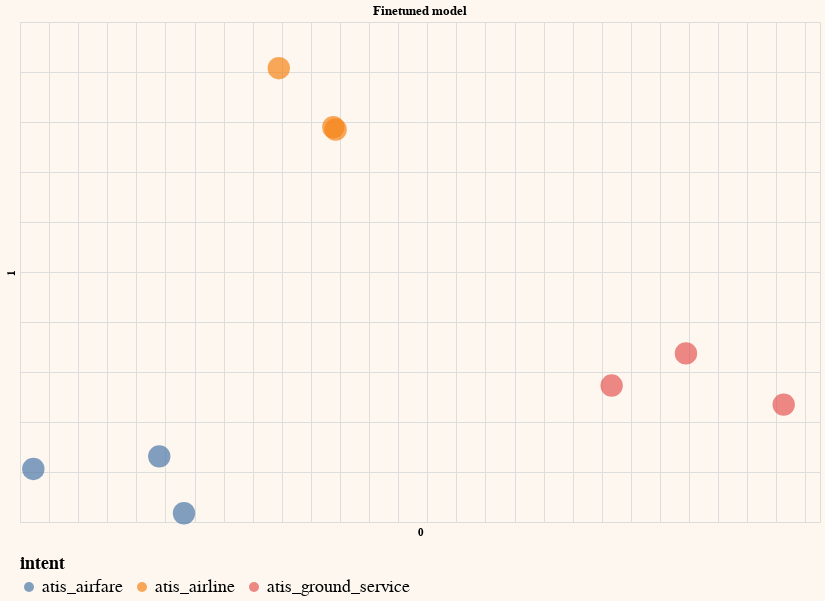

This figure's notebook cell:
### Code cell
# Embed the dataset - use the finetuned model this time
df_ft = df.copy()
df_ft['intent'] = intents

df_ft['query_embeds'] = df_ft['query'].apply(get_embeddings,model=atis_ft_v1)

# Reduce embeddings to 2 dimensions
embeds_ft = np.array(df_ft['query_embeds'].tolist())
embeds_ft_pc2 = get_pc(embeds_ft,2)

# Plot the 2D embeddings from a finetuned model
df_ft_pc2 = pd.concat([df_ft, pd.DataFrame(embeds_ft_pc2)], axis=1)
df_ft_pc2.columns = df_ft_pc2.columns.astype(str)
generate_chart(df_ft_pc2.iloc[:sample],'0','1',lbl='off',color='intent', title='Finetuned model')

### Figure 1 — Vega-Lite specification as saved in the notebook (floating-point values rounded to 4 significant figures; data arrays with more than 128 entries replaced by an {"elided": "..."} marker saying what was removed)
{"config": {"view": {"continuousWidth": 400, "continuousHeight": 300}, "background": "#FDF7F0", "legend": {"labelFontSize": 18, "orient": "bottom", "titleFontSize": 18}}, "layer": [{"mark": {"type": "circle", "size": 500}, "encoding": {"color": {"field": "intent", "type": "nominal"}, "tooltip": [{"field": "query", "type": "nominal"}], "x": {"axis": {"domain": false, "labels": false, "ticks": false}, "field": "0", "scale": {"zero": false}, "type": "quantitative"}, "y": {"axis": {"domain": false, "labels": false, "ticks": false}, "field": "1", "scale": {"zero": false}, "type": "quantitative"}}}, {"mark": {"type": "text", "align": "left", "baseline": "middle", "dx": 10}, "encoding": {"color": {"field": "intent", "type": "nominal"}, "tooltip": [{"field": "query", "type": "nominal"}], "x": {"axis": {"domain": false, "labels": false, "ticks": false}, "field": "0", "scale": {"zero": false}, "type": "quantitative"}, "y": {"axis": {"domain": false, "labels": false, "ticks": false}, "field": "1", "scale": {"zero": false}, "type": "quantitative"}}}], "data": {"name": "data-24fe37182491686232cec981d0cf9e85"}, "height": 500, "title": "Finetuned model", "width": 800, "$schema": "https://vega.github.io/schema/vega-lite/v4.17.0.json", "datasets": {"data-24fe37182491686232cec981d0cf9e85": [{"query": " which airlines fly from boston to washington dc via other cities", "query_embeds": {"elided": "2048 float values"}, "intent": "atis_airline", "0": -2.208, "1": 30.38}, {"query": " show me the airlines that fly between toronto and denver", "query_embeds": {"elided": "2048 float values"}, "intent": "atis_airline", "0": 1.54, "1": 24.47}, {"query": " show me round trip first class tickets from new york to miami", "query_embeds": {"elided": "2048 float values"}, "intent": "atis_airfare", "0": -10.43, "1": -8.435}, {"query": " i'd like the lowest fare from denver to pittsburgh", "query_embeds": {"elided": "2048 float values"}, "intent": "atis_airfare", "0": -19.08, "1": -9.697}, {"query": " show me a list of ground transportation at boston airport", "query_embeds": {"elided": "2048 float values"}, "intent": "atis_ground_service", "0": 25.78, "1": 1.856}, {"query": " show me boston ground transportation", "query_embeds": {"elided": "2048 float values"}, "intent": "atis_ground_service", "0": 20.68, "1": -1.354}, {"query": " of all airlines which airline has the most arrivals in atlanta", "query_embeds": {"elided": "2048 float values"}, "intent": "atis_airline", "0": 1.7, "1": 24.25}, {"query": " what ground transportation is available in boston", "query_embeds": {"elided": "2048 float values"}, "intent": "atis_ground_service", "0": 32.5, "1": -3.259}, {"query": " i would like your rates between atlanta and boston on september third", "query_embeds": {"elided": "2048 float values"}, "intent": "atis_airfare", "0": -8.726, "1": -14.13}]}}
